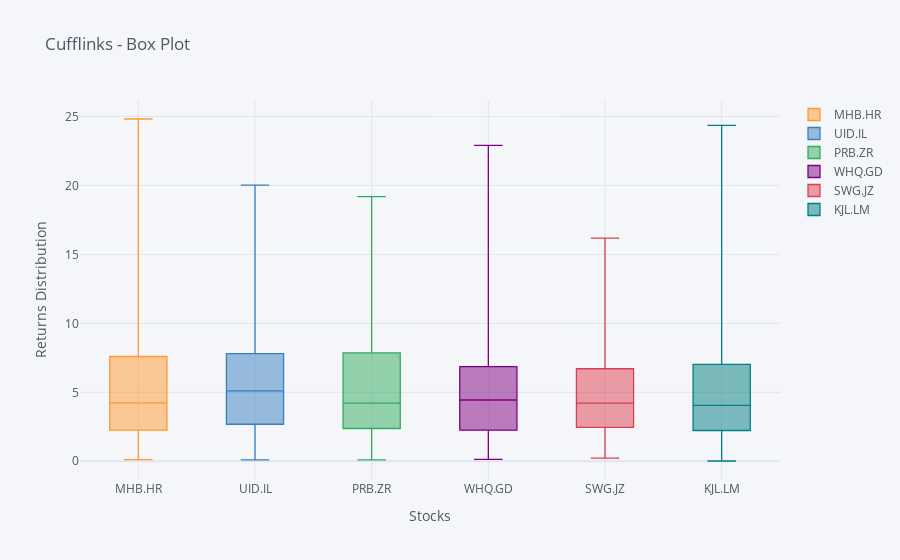

The notebook cell saved with this chart:
### Markdown cell above
## Box Plot

### Code cell
cf.datagen.box(6).iplot(kind='box',xTitle='Stocks',yTitle='Returns Distribution',title='Cufflinks - Box Plot')
